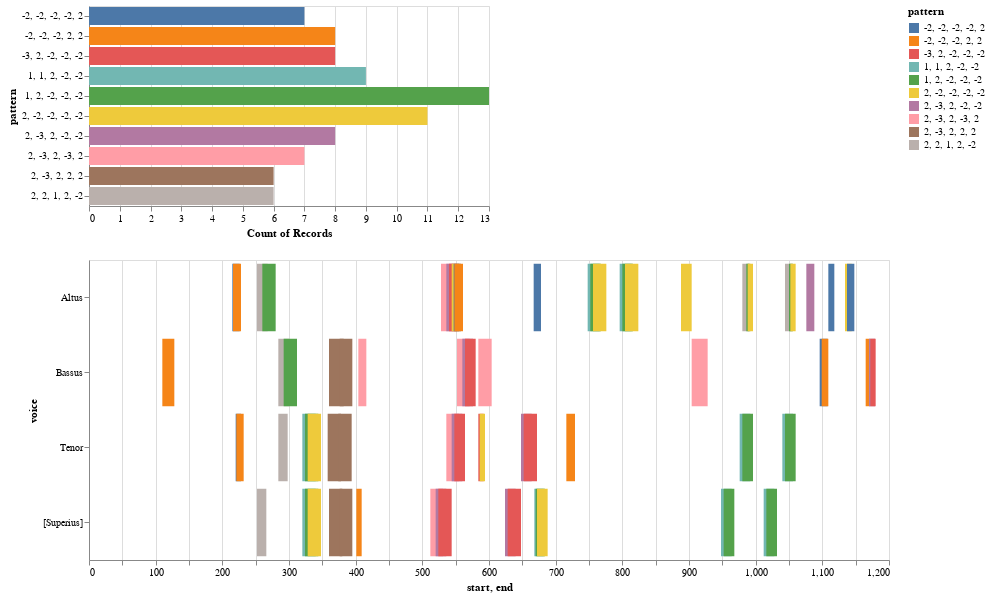

This figure's notebook cell:
### Code cell
viz.plot_ngrams_heatmap(ngrams, ngrams_duration, selected_patterns=mel_ngrams_top_patterns_list , voices=[])

### Figure 1 — Vega-Lite specification as saved in the notebook (floating-point values rounded to 4 significant figures)
{"config": {"view": {"continuousWidth": 400, "continuousHeight": 300}}, "vconcat": [{"mark": "bar", "encoding": {"color": {"type": "nominal", "field": "pattern"}, "opacity": {"condition": {"value": 1, "selection": "selector007"}, "value": 0.2}, "x": {"type": "nominal", "aggregate": "count", "field": "pattern"}, "y": {"type": "nominal", "field": "pattern"}}, "selection": {"selector007": {"type": "multi", "fields": ["pattern"]}}}, {"mark": "bar", "encoding": {"color": {"type": "nominal", "field": "pattern"}, "opacity": {"condition": {"value": 1, "selection": "selector007"}, "value": 0.2}, "tooltip": [{"type": "quantitative", "field": "start"}, {"type": "quantitative", "field": "end"}, {"type": "nominal", "field": "pattern"}], "x": {"type": "quantitative", "field": "start"}, "x2": {"field": "end"}, "y": {"type": "nominal", "field": "voice"}}, "height": 300, "selection": {"selector007": {"type": "multi", "fields": ["pattern"]}, "selector008": {"type": "interval", "bind": "scales", "encodings": ["x", "y"]}}, "width": 800}], "data": {"name": "data-d86e136bc15817bf3abdb666ff6bc18b"}, "$schema": "https://vega.github.io/schema/vega-lite/v4.8.1.json", "datasets": {"data-d86e136bc15817bf3abdb666ff6bc18b": [{"start": 252.0, "voice": "[Superius]", "pattern": "2, 2, 1, 2, -2", "end": 266.0}, {"start": 320.0, "voice": "[Superius]", "pattern": "1, 1, 2, -2, -2", "end": 340.0}, {"start": 324.0, "voice": "[Superius]", "pattern": "1, 2, -2, -2, -2", "end": 344.0}, {"start": 328.0, "voice": "[Superius]", "pattern": "2, -2, -2, -2, -2", "end": 348.0}, {"start": 360.0, "voice": "[Superius]", "pattern": "2, -3, 2, 2, 2", "end": 380.0}, {"start": 376.0, "voice": "[Superius]", "pattern": "2, -3, 2, 2, 2", "end": 395.0}, {"start": 401.0, "voice": "[Superius]", "pattern": "-2, -2, -2, 2, 2", "end": 409.0}, {"start": 512.0, "voice": "[Superius]", "pattern": "2, -3, 2, -3, 2", "end": 531.0}, {"start": 520.0, "voice": "[Superius]", "pattern": "2, -3, 2, -2, -2", "end": 536.0}, {"start": 524.0, "voice": "[Superius]", "pattern": "-3, 2, -2, -2, -2", "end": 544.0}, {"start": 624.0, "voice": "[Superius]", "pattern": "2, -3, 2, -2, -2", "end": 640.0}, {"start": 628.0, "voice": "[Superius]", "pattern": "-3, 2, -2, -2, -2", "end": 648.0}, {"start": 668.0, "voice": "[Superius]", "pattern": "1, 1, 2, -2, -2", "end": 682.0}, {"start": 670.0, "voice": "[Superius]", "pattern": "1, 2, -2, -2, -2", "end": 684.0}, {"start": 672.0, "voice": "[Superius]", "pattern": "2, -2, -2, -2, -2", "end": 688.0}, {"start": 948.0, "voice": "[Superius]", "pattern": "1, 1, 2, -2, -2", "end": 964.0}, {"start": 952.0, "voice": "[Superius]", "pattern": "1, 2, -2, -2, -2", "end": 968.0}, {"start": 1012.0, "voice": "[Superius]", "pattern": "1, 1, 2, -2, -2", "end": 1028.0}, {"start": 1016.0, "voice": "[Superius]", "pattern": "1, 2, -2, -2, -2", "end": 1032.0}, {"start": 215.0, "voice": "Altus", "pattern": "-2, -2, -2, -2, 2", "end": 226.0}, {"start": 216.0, "voice": "Altus", "pattern": "-2, -2, -2, 2, 2", "end": 228.0}, {"start": 252.0, "voice": "Altus", "pattern": "2, 2, 1, 2, -2", "end": 268.0}, {"start": 260.0, "voice": "Altus", "pattern": "1, 2, -2, -2, -2", "end": 280.0}, {"start": 528.0, "voice": "Altus", "pattern": "2, -3, 2, -3, 2", "end": 547.0}, {"start": 536.0, "voice": "Altus", "pattern": "2, -3, 2, -2, -2", "end": 552.0}, {"start": 540.0, "voice": "Altus", "pattern": "-3, 2, -2, -2, -2", "end": 555.0}, {"start": 544.0, "voice": "Altus", "pattern": "2, -2, -2, -2, -2", "end": 556.0}, {"start": 547.0, "voice": "Altus", "pattern": "-2, -2, -2, -2, 2", "end": 558.0}, {"start": 548.0, "voice": "Altus", "pattern": "-2, -2, -2, 2, 2", "end": 561.0}, {"start": 667.0, "voice": "Altus", "pattern": "-2, -2, -2, -2, 2", "end": 678.0}, {"start": 748.0, "voice": "Altus", "pattern": "1, 1, 2, -2, -2", "end": 766.0}, {"start": 752.0, "voice": "Altus", "pattern": "1, 2, -2, -2, -2", "end": 768.0}, {"start": 756.0, "voice": "Altus", "pattern": "2, -2, -2, -2, -2", "end": 776.0}, {"start": 796.0, "voice": "Altus", "pattern": "1, 1, 2, -2, -2", "end": 814.0}, {"start": 800.0, "voice": "Altus", "pattern": "1, 2, -2, -2, -2", "end": 816.0}, {"start": 804.0, "voice": "Altus", "pattern": "2, -2, -2, -2, -2", "end": 824.0}, {"start": 888.0, "voice": "Altus", "pattern": "2, -2, -2, -2, -2", "end": 904.0}, {"start": 980.0, "voice": "Altus", "pattern": "2, 2, 1, 2, -2", "end": 990.0}, {"start": 986.0, "voice": "Altus", "pattern": "1, 2, -2, -2, -2", "end": 992.0}, {"start": 988.0, "voice": "Altus", "pattern": "2, -2, -2, -2, -2", "end": 996.0}, {"start": 1044.0, "voice": "Altus", "pattern": "2, 2, 1, 2, -2", "end": 1054.0}, {"start": 1050.0, "voice": "Altus", "pattern": "1, 2, -2, -2, -2", "end": 1056.0}, {"start": 1052.0, "voice": "Altus", "pattern": "2, -2, -2, -2, -2", "end": 1060.0}, {"start": 1076.0, "voice": "Altus", "pattern": "2, -3, 2, -2, -2", "end": 1088.0}, {"start": 1109.0, "voice": "Altus", "pattern": "-2, -2, -2, -2, 2", "end": 1118.0}, {"start": 1134.0, "voice": "Altus", "pattern": "2, -2, -2, -2, -2", "end": 1144.0}, {"start": 1137.0, "voice": "Altus", "pattern": "-2, -2, -2, -2, 2", "end": 1148.0}, {"start": 220.0, "voice": "Tenor", "pattern": "-2, -2, -2, -2, 2", "end": 228.0}, {"start": 221.0, "voice": "Tenor", "pattern": "-2, -2, -2, 2, 2", "end": 232.0}, {"start": 284.0, "voice": "Tenor", "pattern": "2, 2, 1, 2, -2", "end": 298.0}, {"start": 320.0, "voice": "Tenor", "pattern": "1, 1, 2, -2, -2", "end": 340.0}, {"start": 324.0, "voice": "Tenor", "pattern": "1, 2, -2, -2, -2", "end": 344.0}, {"start": 328.0, "voice": "Tenor", "pattern": "2, -2, -2, -2, -2", "end": 348.0}, {"start": 358.0, "voice": "Tenor", "pattern": "2, -3, 2, 2, 2", "end": 378.0}, {"start": 374.0, "voice": "Tenor", "pattern": "2, -3, 2, 2, 2", "end": 394.0}, {"start": 536.0, "voice": "Tenor", "pattern": "2, -3, 2, -3, 2", "end": 555.0}, {"start": 544.0, "voice": "Tenor", "pattern": "2, -3, 2, -2, -2", "end": 560.0}, {"start": 548.0, "voice": "Tenor", "pattern": "-3, 2, -2, -2, -2", "end": 564.0}, {"start": 584.0, "voice": "Tenor", "pattern": "-3, 2, -2, -2, -2", "end": 592.0}, {"start": 586.0, "voice": "Tenor", "pattern": "2, -2, -2, -2, -2", "end": 594.0}, {"start": 648.0, "voice": "Tenor", "pattern": "2, -3, 2, -2, -2", "end": 664.0}, {"start": 652.0, "voice": "Tenor", "pattern": "-3, 2, -2, -2, -2", "end": 672.0}, {"start": 716.0, "voice": "Tenor", "pattern": "-2, -2, -2, 2, 2", "end": 729.0}, {"start": 976.0, "voice": "Tenor", "pattern": "1, 1, 2, -2, -2", "end": 992.0}, {"start": 980.0, "voice": "Tenor", "pattern": "1, 2, -2, -2, -2", "end": 996.0}, {"start": 1040.0, "voice": "Tenor", "pattern": "1, 1, 2, -2, -2", "end": 1056.0}, {"start": 1044.0, "voice": "Tenor", "pattern": "1, 2, -2, -2, -2", "end": 1060.0}, {"start": 110.0, "voice": "Bassus", "pattern": "-2, -2, -2, 2, 2", "end": 128.0}, {"start": 284.0, "voice": "Bassus", "pattern": "2, 2, 1, 2, -2", "end": 300.0}, {"start": 292.0, "voice": "Bassus", "pattern": "1, 2, -2, -2, -2", "end": 312.0}, {"start": 360.0, "voice": "Bassus", "pattern": "2, -3, 2, 2, 2", "end": 382.0}, {"start": 376.0, "voice": "Bassus", "pattern": "2, -3, 2, 2, 2", "end": 395.0}, {"start": 404.0, "voice": "Bassus", "pattern": "2, -3, 2, -3, 2", "end": 416.0}, {"start": 552.0, "voice": "Bassus", "pattern": "2, -3, 2, -3, 2", "end": 571.0}, {"start": 560.0, "voice": "Bassus", "pattern": "2, -3, 2, -2, -2", "end": 576.0}, {"start": 564.0, "voice": "Bassus", "pattern": "-3, 2, -2, -2, -2", "end": 580.0}, {"start": 584.0, "voice": "Bassus", "pattern": "2, -3, 2, -3, 2", "end": 604.0}, {"start": 904.0, "voice": "Bassus", "pattern": "2, -3, 2, -3, 2", "end": 928.0}, {"start": 1096.0, "voice": "Bassus", "pattern": "-2, -2, -2, -2, 2", "end": 1108.0}, {"start": 1099.0, "voice": "Bassus", "pattern": "-2, -2, -2, 2, 2", "end": 1109.0}, {"start": 1165.0, "voice": "Bassus", "pattern": "-2, -2, -2, 2, 2", "end": 1172.0}, {"start": 1170.0, "voice": "Bassus", "pattern": "2, -3, 2, -2, -2", "end": 1179.0}, {"start": 1172.0, "voice": "Bassus", "pattern": "-3, 2, -2, -2, -2", "end": 1180.0}]}}
